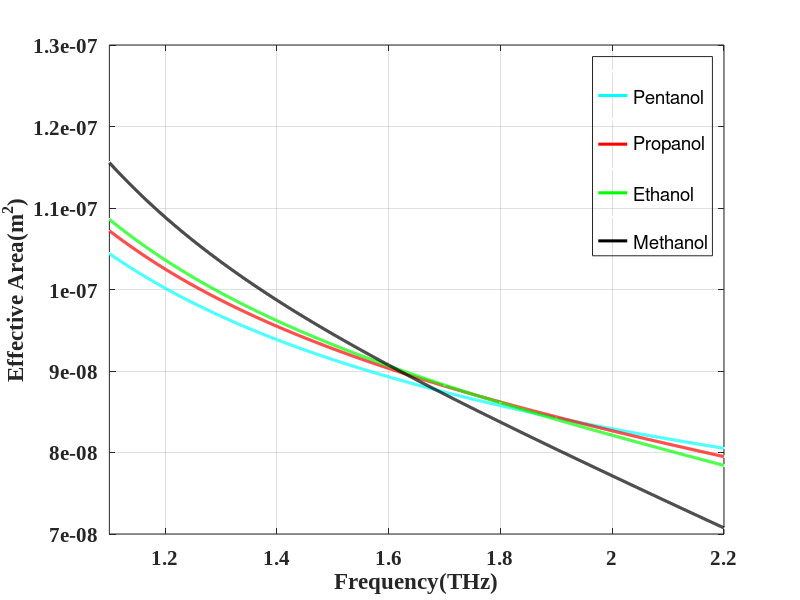

Reproduce this figure in MATLAB.
%%%%%%%%%%%%%%%%%%%%%%%%%%%%pentanol
start_1_lam1=[
    1.1
    1.2
    1.3
    1.4
    1.5
    1.6
    1.7
    1.8
    1.9
    2.0
    2.1
    2.2
];

%FUNDAMENTAL MODE imaginary part
start_1_img=[
    1.043996880073302E-7
    1.0015517247348824E-7
    9.671296198045223E-8
    9.384286128924464E-8 
    9.139774121742528E-8 
    8.927755003979781E-8
    8.741279045324764E-8 
    8.575329302528011E-8
    8.425983143038947E-8 
    8.290486644064863E-8
    8.166510320250047E-8
    8.052212011062914E-8  
     
    ];

  x=1.1:0.0005:2.2;
  y=interp1(start_1_lam1,start_1_img,x,'spline');
plot(start_1_lam1,start_1_img,'.w',x,y,'cyan','LineWidth',2.2);
hold on

%%%%%%%%%%%%%%%%%%%%%%%%%%%%%%propanol
start_5_lam1=[
    1.1
    1.2
    1.3
    1.4
    1.5
    1.6
    1.7
    1.8
    1.9
    2.0
    2.1
    2.2 
];

%FUNDAMENTAL MODE imaginary part
start_5_img=[
    1.0721105397287536E-7
    1.0249908041453096E-7 
    9.867847243773723E-8
    9.548004712948532E-8
    9.273193526678655E-8 
    9.03174416080393E-8
     8.815550225104444E-8
     8.6187535971543E-8
     8.436750397703621E-8
     8.266293139219406E-8 
     8.104606210645804E-8
     7.949468287662756E-8 
];

  x=1.1:0.0005:2.2;
  y=interp1(start_5_lam1,start_5_img,x,'spline');
plot(start_5_lam1,start_5_img,'.w',x,y,'red','LineWidth',2.2);
hold on


%%%%%%%%%%%%%%%%%%%%%%%%%%%%%%ethanol
start_6_lam1=[
    1.1
    1.2
    1.3
    1.4
    1.5
    1.6
    1.7
    1.8
    1.9
    2.0
    2.1
    2.2 
];

%FUNDAMENTAL MODE imaginary part
start_6_img=[
   1.0860311380077223E-7
   1.0361759409620937E-7
   9.957009055895625E-8
   9.616959162006432E-8 
   9.323021872012868E-8
   9.062572276367432E-8 
   8.826833947479116E-8 
   8.609462549052076E-8
   8.40534565131573E-8
   8.21133329327108E-8 
   8.024074977635032E-8 
   7.841317584559735E-8  
];

  x=1.1:0.0005:2.2;
  y=interp1(start_6_lam1,start_6_img,x,'spline');
plot(start_6_lam1,start_6_img,'.w',x,y,'green','LineWidth',2.2);
hold on

%%%%%%%%%%%%%%%%%%%%%%%%%%%%%%methanol
start_7_lam1=[
    1.1
    1.2
    1.3
    1.4
    1.5
    1.6
    1.7
    1.8
    1.9
    2.0
    2.1
    2.2
];

%FUNDAMENTAL MODE imaginary part
start_7_img=[
   1.1556463938814596E-7
   1.0886345811139858E-7  
   1.033764251421126E-7 
   9.86850460042474E-8 
   9.452408546189736E-8
   9.071636674223159E-8  
   8.714276996402654E-8
   8.372258807059938E-8
   8.039605692102136E-8 
   7.713769493729783E-8 
   7.392177813930553E-8 
   7.074407069010363E-8
];
 
  x=1.1:0.0005:2.2;
  y=interp1(start_7_lam1,start_7_img,x,'spline');
plot(start_7_lam1,start_7_img,'.w',x,y,'black','LineWidth',2.2);



set(gca,'FontSize',12,'FontName','Times New Roman','fontweight','b','xtick',[1.2:0.2:2.2])
%set(gca,'FontSize',12,'FontName','Times New Roman','fontweight','b','ytick',[1.6:0.2:2.6])
xlabel('Frequency(THz)','FontSize',18);
ylabel('Effective Area(m^2)','FontSize',18);
%ylim([1.55 2.6]);
xlim([1.1 2.2]);
set(gca,'FontSize',15); % size of tick marks on both axes
lgnd=legend(' ','Pentanol',' ','Propanol',' ','Ethanol',' ','Methanol');
set(lgnd,'color','none');
grid on